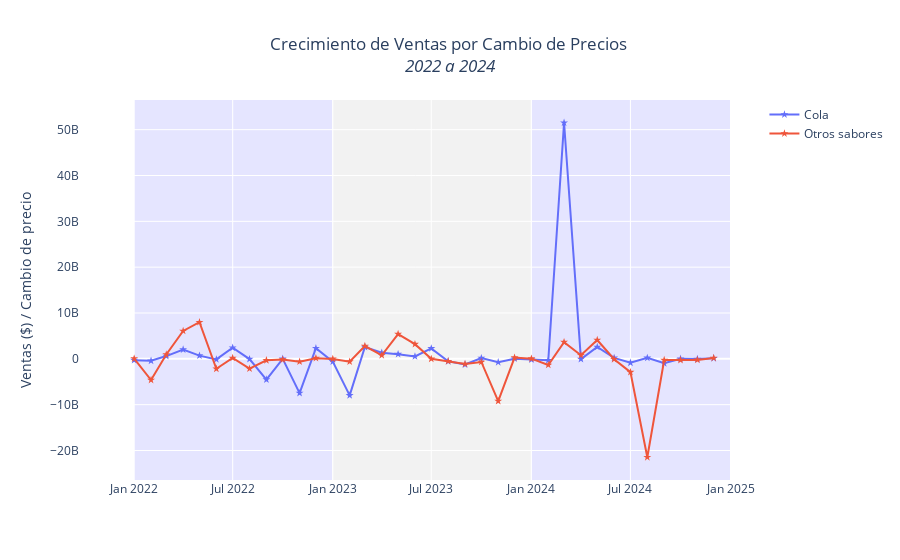

The notebook cell this image was saved under:
### Code cell
fig = go.Figure()

fig.add_trace(
    go.Scatter(
        name="Cola",
        mode="markers+lines",
        x=cola["Fecha"],
        y=cola["Vtas Valor Growth per unit price change"],
        marker_symbol="star",
    )
)

fig.add_trace(
    go.Scatter(
        name="Otros sabores",
        mode="markers+lines",
        x=other["Fecha"],
        y=other["Vtas Valor Growth per unit price change"],
        marker_symbol="star",
    )
)

title = "Crecimiento de Ventas por Cambio de Precios\n<br><i>2022 a 2024</i>"
fig.update_layout(
    title=title,
    title_x=0.5,
    yaxis_title="Ventas ($) / Cambio de precio",
    barcornerradius=5,
    paper_bgcolor="rgba(0,0,0,0)",  # Transparent background
    plot_bgcolor="rgba(0,0,0,0)",
)

fig.add_vrect(
    x0="2022-01-01",
    x1="2022-12-31",
    fillcolor="blue",
    opacity=0.1,
    layer="below",
    line_width=0,
)

fig.add_vrect(
    x0="2023-01-01",
    x1="2023-12-31",
    fillcolor="gray",
    opacity=0.1,
    layer="below",
    line_width=0,
)

fig.add_vrect(
    x0="2024-01-01",
    x1="2024-12-31",
    fillcolor="blue",
    opacity=0.1,
    layer="below",
    line_width=0,
)


fig.write_image(
    "../img/01-questions/02-sensibilidad-precios.png",
    scale=3,
    width=1000,
    height=600,
)

fig.show()

### Figure 1 — Plotly figure (JSON) as saved in the notebook; plotly's stock layout.template omitted (floating-point values rounded to 4 significant figures)
{"data": [{"marker": {"symbol": "star"}, "mode": "markers+lines", "name": "Cola", "type": "scatter", "x": ["2021-12-01", "2022-01-01", "2022-02-01", "2022-03-01", "2022-04-01", "2022-05-01", "2022-06-01", "2022-07-01", "2022-08-01", "2022-09-01", "2022-10-01", "2022-11-01", "2022-12-01", "2023-01-01", "2023-02-01", "2023-03-01", "2023-04-01", "2023-05-01", "2023-06-01", "2023-07-01", "2023-08-01", "2023-09-01", "2023-10-01", "2023-11-01", "2023-12-01", "2024-01-01", "2024-02-01", "2024-03-01", "2024-04-01", "2024-05-01", "2024-06-01", "2024-07-01", "2024-08-01", "2024-09-01", "2024-10-01", "2024-11-01", "2024-12-01"], "y": [NaN, -279400000.0, -431000000.0, 604400000.0, 2025000000.0, 705700000.0, -124000000.0, 2421000000.0, -57970000.0, -4520000000.0, 17520000.0, -7471000000.0, 2326000000.0, -609500000.0, -7973000000.0, 2574000000.0, 1341000000.0, 1023000000.0, 530800000.0, 2279000000.0, -531500000.0, -1244000000.0, 157800000.0, -741800000.0, 32590000.0, -166300000.0, -311700000.0, 51510000000.0, -56310000.0, 2592000000.0, 218200000.0, -866300000.0, 210500000.0, -971600000.0, 29420000.0, -44950000.0, 134500000.0]}, {"marker": {"symbol": "star"}, "mode": "markers+lines", "name": "Otros sabores", "type": "scatter", "x": ["2021-12-01", "2022-01-01", "2022-02-01", "2022-03-01", "2022-04-01", "2022-05-01", "2022-06-01", "2022-07-01", "2022-08-01", "2022-09-01", "2022-10-01", "2022-11-01", "2022-12-01", "2023-01-01", "2023-02-01", "2023-03-01", "2023-04-01", "2023-05-01", "2023-06-01", "2023-07-01", "2023-08-01", "2023-09-01", "2023-10-01", "2023-11-01", "2023-12-01", "2024-01-01", "2024-02-01", "2024-03-01", "2024-04-01", "2024-05-01", "2024-06-01", "2024-07-01", "2024-08-01", "2024-09-01", "2024-10-01", "2024-11-01", "2024-12-01"], "y": [NaN, 49850000.0, -4615000000.0, 948700000.0, 6085000000.0, 7989000000.0, -2170000000.0, 199500000.0, -2148000000.0, -322800000.0, -160100000.0, -617800000.0, 151300000.0, -8822000.0, -611600000.0, 2801000000.0, 781000000.0, 5405000000.0, 3203000000.0, -1106000.0, -514600000.0, -1113000000.0, -680900000.0, -9208000000.0, 272000000.0, 45670000.0, -1331000000.0, 3654000000.0, 783400000.0, 4099000000.0, -84100000.0, -2905000000.0, -21470000000.0, -243800000.0, -266500000.0, -231300000.0, 185200000.0]}], "layout": {"barcornerradius": 5, "paper_bgcolor": "rgba(0,0,0,0)", "plot_bgcolor": "rgba(0,0,0,0)", "shapes": [{"fillcolor": "blue", "layer": "below", "line": {"width": 0}, "opacity": 0.1, "type": "rect", "x0": "2022-01-01", "x1": "2022-12-31", "xref": "x", "y0": 0, "y1": 1, "yref": "y domain"}, {"fillcolor": "gray", "layer": "below", "line": {"width": 0}, "opacity": 0.1, "type": "rect", "x0": "2023-01-01", "x1": "2023-12-31", "xref": "x", "y0": 0, "y1": 1, "yref": "y domain"}, {"fillcolor": "blue", "layer": "below", "line": {"width": 0}, "opacity": 0.1, "type": "rect", "x0": "2024-01-01", "x1": "2024-12-31", "xref": "x", "y0": 0, "y1": 1, "yref": "y domain"}], "title": {"text": "Crecimiento de Ventas por Cambio de Precios\n<br><i>2022 a 2024</i>", "x": 0.5}, "yaxis": {"title": {"text": "Ventas ($) / Cambio de precio"}}}}
